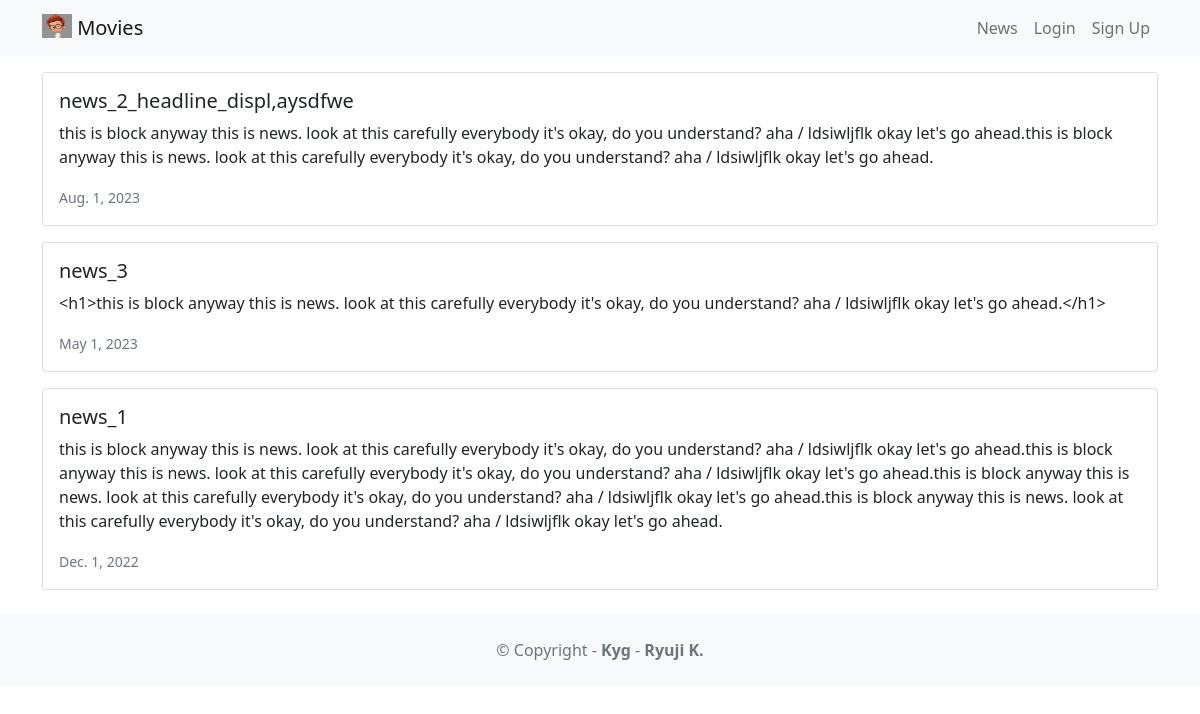
Page /news/ on the committed database.
### news/models.py (models this page shows, shortened)
class News(models.Model):
  headline = models.CharField(max_length=200)
  body = models.TextField()
  date = models.DateField()

### news/views.py (the view)
# urls.py: path('news/', include('news.urls')),
def news(request):
  newss = News.objects.all().order_by('-date')
  return render(request, 'news.html', {'newss': newss})

### news/templates/news.html
{% extends 'base.html' %} {% block content %} {% for news in newss %}
<div class="card mb-3">
  <div class="row g-0">
    <div>
      <div class="card-body">
        <h5 class="card-title">{{ news.headline }}</h5>
        <p class="card-text">{{ news.body }}</p>
        <p class="card-text">
          <small class="text-muted"> {{ news.date }} </small>
        </p>
      </div>
    </div>
  </div>
</div>
{% endfor %} {% endblock content %}

### rows in the picture
News: headline "news_2_headline_displ,aysdfwe", body "this is block anyway this is news. look at this carefully everybody it's okay, do you understand? aha / ldsiwljflk okay let's go ahead.this is block anyway this is news. look at this carefully everybody it's okay, do you understand? aha / ldsiwljflk okay let's go ahead.", date "Aug. 1, 2023"
News: headline "news_3", body "<h1>this is block anyway this is news. look at this carefully everybody it's okay, do you understand? aha / ldsiwljflk okay let's go ahead.</h1>", date "May 1, 2023"
News: headline "news_1", body "this is block anyway this is news. look at this carefully everybody it's okay, do you understand? aha / ldsiwljflk okay let's go ahead.this is block anyway this is news. look at this carefully everybody it's okay, do you understand? aha / ldsiwljflk okay let's go ahead.this is block anyway this is news. look at this carefully everybody it's okay, do you understand? aha / ldsiwljflk okay let's go ahead.this is block anyway this is news. look at this carefully everybody it's okay, do you understand? aha / ldsiwljflk okay let's go ahead.", date "Dec. 1, 2022"
